Frame 1 (no input): blank canvas, image omitted
Frame 60 (no input): blank canvas, image omitted
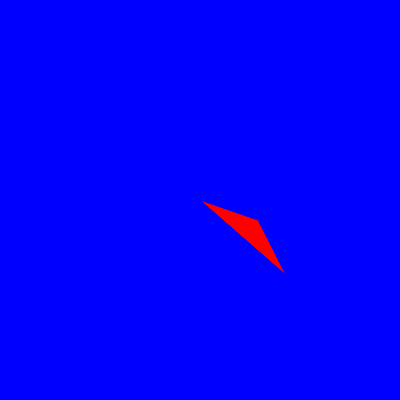
Frame 120 (the mouse pressed at the canvas centre since frame 60)

The p5.js sketch whose frames 1 and 60 were blank and that drew this single picture after the mouse press (run headless with seeded random() and noise() and a simulated clock; from frame 60 on, the mouse is pressed at the canvas centre):

// p5.js sketch
// ── sketch.js
function setup() {
    createCanvas(400, 400);
    background("blue")
  }
  
  function draw() {
    stroke("blue");
    fill("red");
    
    
    if (mouseIsPressed) {
      triangle(mouseX, mouseY, mouseX+58, mouseY+20, mouseX+86,mouseY+75);
    }
  }
